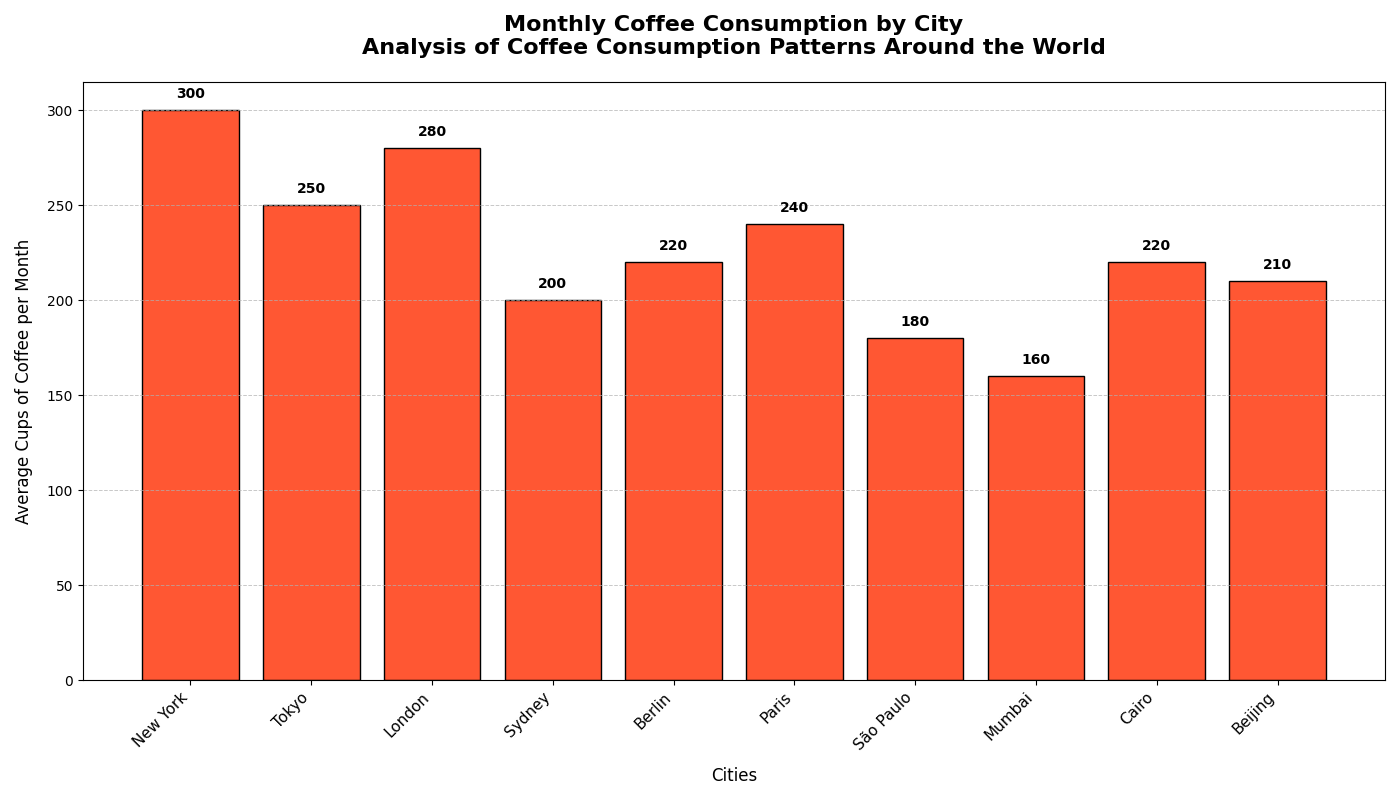

Reproduce this figure in Python.
import matplotlib.pyplot as plt
import numpy as np

cities = ['New York', 'Tokyo', 'London', 'Sydney', 'Berlin', 'Paris', 'São Paulo', 'Mumbai', 'Cairo', 'Beijing']
coffee_consumption = [300, 250, 280, 200, 220, 240, 180, 160, 220, 210]

fig, ax = plt.subplots(figsize=(14, 8))

# Apply a single color for all bars
single_color = '#FF5733'
bars = ax.bar(cities, coffee_consumption, color=single_color, edgecolor='black')

for bar, consumption in zip(bars, coffee_consumption):
    yval = bar.get_height()
    ax.text(bar.get_x() + bar.get_width() / 2, yval + 5, f'{consumption}', ha='center', va='bottom', fontsize=10, fontweight='bold', color='black')

ax.set_title('Monthly Coffee Consumption by City\nAnalysis of Coffee Consumption Patterns Around the World', fontsize=16, fontweight='bold', pad=20)
ax.set_xlabel('Cities', fontsize=12, labelpad=10)
ax.set_ylabel('Average Cups of Coffee per Month', fontsize=12, labelpad=10)

ax.set_xticks(np.arange(len(cities)))
ax.set_xticklabels(cities, rotation=45, ha='right', fontsize=11)
ax.yaxis.grid(True, linestyle='--', linewidth=0.7, alpha=0.7)

plt.tight_layout()
plt.show()
